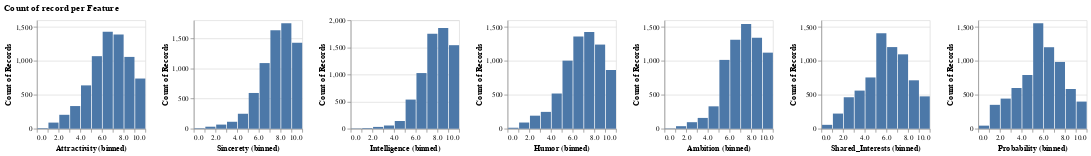

Notebook code cell kept with this figure:
### Markdown cell above
### Exploratory data analysis

### Code cell
alt.Chart(df).mark_bar().encode(
    alt.X(alt.repeat("column"), type="quantitative", bin=True),
    y='count()',
).properties(
    width=150,
    height=150
).repeat(
    column=features
).properties(title="Count of record per Feature")

### Figure 1 — Vega-Lite specification as saved in the notebook (floating-point values rounded to 4 significant figures; data arrays with more than 128 entries replaced by an {"elided": "..."} marker saying what was removed)
{"config": {"view": {"continuousWidth": 400, "continuousHeight": 300}}, "repeat": {"column": ["Attractivity", "Sincerety", "Intelligence", "Humor", "Ambition", "Shared_Interests", "Probability"]}, "spec": {"data": {"name": "data-6373bfcc78c078ac4e54895c78198745"}, "mark": "bar", "encoding": {"x": {"bin": true, "field": {"repeat": "column"}, "type": "quantitative"}, "y": {"aggregate": "count", "type": "quantitative"}}, "height": 150, "width": 150}, "title": "Count of record per Feature", "$schema": "https://vega.github.io/schema/vega-lite/v4.17.0.json", "datasets": {"data-6373bfcc78c078ac4e54895c78198745": {"elided": "6963 records"}}}
